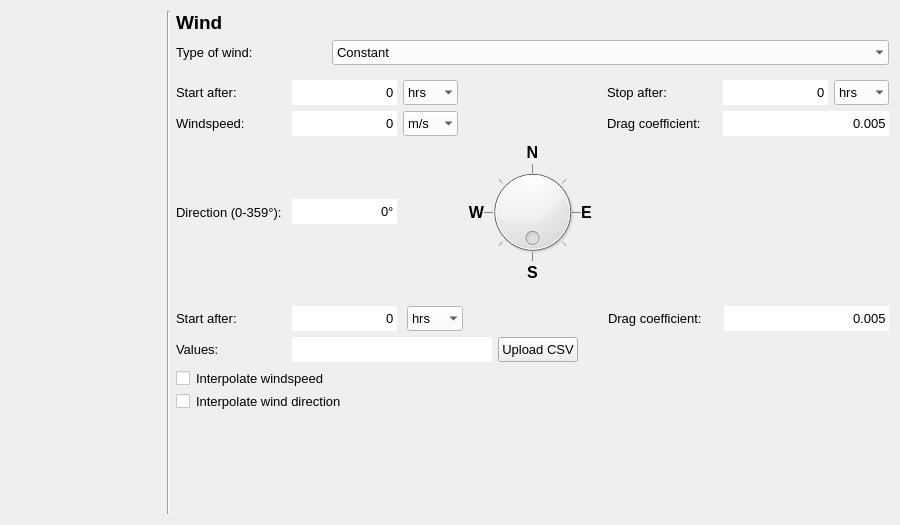
<?xml version="1.0" encoding="UTF-8"?>
<ui version="4.0">
 <class>Form</class>
 <widget class="QWidget" name="Form">
  <property name="windowModality">
   <enum>Qt::NonModal</enum>
  </property>
  <property name="geometry">
   <rect>
    <x>0</x>
    <y>0</y>
    <width>900</width>
    <height>525</height>
   </rect>
  </property>
  <property name="sizePolicy">
   <sizepolicy hsizetype="Preferred" vsizetype="Minimum">
    <horstretch>0</horstretch>
    <verstretch>0</verstretch>
   </sizepolicy>
  </property>
  <property name="minimumSize">
   <size>
    <width>720</width>
    <height>0</height>
   </size>
  </property>
  <property name="maximumSize">
   <size>
    <width>16777215</width>
    <height>16777215</height>
   </size>
  </property>
  <property name="font">
   <font>
    <family>Segoe UI</family>
   </font>
  </property>
  <property name="windowTitle">
   <string>Form</string>
  </property>
  <property name="autoFillBackground">
   <bool>true</bool>
  </property>
  <layout class="QGridLayout" name="gridLayout">
   <item row="3" column="2" colspan="2">
    <widget class="QWidget" name="widget_wind_custom" native="true">
     <property name="sizePolicy">
      <sizepolicy hsizetype="Expanding" vsizetype="Expanding">
       <horstretch>0</horstretch>
       <verstretch>0</verstretch>
      </sizepolicy>
     </property>
     <property name="minimumSize">
      <size>
       <width>700</width>
       <height>0</height>
      </size>
     </property>
     <property name="maximumSize">
      <size>
       <width>16777215</width>
       <height>16777215</height>
      </size>
     </property>
     <property name="font">
      <font>
       <family>Segoe UI</family>
       <pointsize>10</pointsize>
      </font>
     </property>
     <layout class="QGridLayout" name="gridLayout_3">
      <property name="leftMargin">
       <number>0</number>
      </property>
      <property name="rightMargin">
       <number>0</number>
      </property>
      <item row="0" column="0">
       <widget class="QLabel" name="label_6">
        <property name="minimumSize">
         <size>
          <width>110</width>
          <height>20</height>
         </size>
        </property>
        <property name="maximumSize">
         <size>
          <width>16777215</width>
          <height>16777215</height>
         </size>
        </property>
        <property name="font">
         <font>
          <family>Segoe UI</family>
          <pointsize>10</pointsize>
         </font>
        </property>
        <property name="text">
         <string>Start after:</string>
        </property>
       </widget>
      </item>
      <item row="2" column="0">
       <widget class="QLabel" name="label_7">
        <property name="minimumSize">
         <size>
          <width>110</width>
          <height>20</height>
         </size>
        </property>
        <property name="maximumSize">
         <size>
          <width>16777215</width>
          <height>16777215</height>
         </size>
        </property>
        <property name="font">
         <font>
          <family>Segoe UI</family>
          <pointsize>10</pointsize>
         </font>
        </property>
        <property name="text">
         <string>Values:</string>
        </property>
       </widget>
      </item>
      <item row="0" column="10">
       <widget class="QDoubleSpinBox" name="sp_dc_custom">
        <property name="minimumSize">
         <size>
          <width>165</width>
          <height>25</height>
         </size>
        </property>
        <property name="font">
         <font>
          <family>Segoe UI</family>
          <pointsize>10</pointsize>
         </font>
        </property>
        <property name="styleSheet">
         <string notr="true">QDoubleSpinBox {background-color: white;}</string>
        </property>
        <property name="frame">
         <bool>false</bool>
        </property>
        <property name="alignment">
         <set>Qt::AlignRight|Qt::AlignTrailing|Qt::AlignVCenter</set>
        </property>
        <property name="buttonSymbols">
         <enum>QAbstractSpinBox::NoButtons</enum>
        </property>
        <property name="decimals">
         <number>3</number>
        </property>
        <property name="maximum">
         <double>100.000000000000000</double>
        </property>
        <property name="value">
         <double>0.005000000000000</double>
        </property>
       </widget>
      </item>
      <item row="2" column="1" colspan="5">
       <layout class="QHBoxLayout" name="horizontalLayout_3">
        <property name="bottomMargin">
         <number>0</number>
        </property>
        <item>
         <widget class="QLineEdit" name="le_upload_wind">
          <property name="sizePolicy">
           <sizepolicy hsizetype="Expanding" vsizetype="Fixed">
            <horstretch>0</horstretch>
            <verstretch>0</verstretch>
           </sizepolicy>
          </property>
          <property name="minimumSize">
           <size>
            <width>200</width>
            <height>25</height>
           </size>
          </property>
          <property name="maximumSize">
           <size>
            <width>16777215</width>
            <height>16777215</height>
           </size>
          </property>
          <property name="font">
           <font>
            <family>Segoe UI</family>
            <pointsize>10</pointsize>
           </font>
          </property>
          <property name="styleSheet">
           <string notr="true">QLineEdit {background-color: white;}</string>
          </property>
          <property name="frame">
           <bool>false</bool>
          </property>
          <property name="readOnly">
           <bool>true</bool>
          </property>
         </widget>
        </item>
        <item>
         <widget class="QPushButton" name="pb_upload_wind">
          <property name="sizePolicy">
           <sizepolicy hsizetype="Minimum" vsizetype="Fixed">
            <horstretch>0</horstretch>
            <verstretch>0</verstretch>
           </sizepolicy>
          </property>
          <property name="minimumSize">
           <size>
            <width>80</width>
            <height>25</height>
           </size>
          </property>
          <property name="maximumSize">
           <size>
            <width>16777215</width>
            <height>16777215</height>
           </size>
          </property>
          <property name="font">
           <font>
            <family>Segoe UI</family>
            <pointsize>10</pointsize>
           </font>
          </property>
          <property name="text">
           <string>Upload CSV</string>
          </property>
         </widget>
        </item>
       </layout>
      </item>
      <item row="3" column="0" colspan="11">
       <layout class="QGridLayout" name="gridLayout_6">
        <property name="bottomMargin">
         <number>0</number>
        </property>
        <item row="0" column="0">
         <widget class="QCheckBox" name="cb_interpolate_speed">
          <property name="sizePolicy">
           <sizepolicy hsizetype="Minimum" vsizetype="Minimum">
            <horstretch>0</horstretch>
            <verstretch>0</verstretch>
           </sizepolicy>
          </property>
          <property name="minimumSize">
           <size>
            <width>14</width>
            <height>14</height>
           </size>
          </property>
          <property name="maximumSize">
           <size>
            <width>14</width>
            <height>14</height>
           </size>
          </property>
          <property name="font">
           <font>
            <family>Segoe UI</family>
            <pointsize>10</pointsize>
           </font>
          </property>
          <property name="styleSheet">
           <string notr="true">QCheckBox{background-color: white;}</string>
          </property>
          <property name="text">
           <string/>
          </property>
         </widget>
        </item>
        <item row="0" column="1">
         <widget class="QLabel" name="label_interpolate_speed">
          <property name="sizePolicy">
           <sizepolicy hsizetype="Expanding" vsizetype="Preferred">
            <horstretch>0</horstretch>
            <verstretch>0</verstretch>
           </sizepolicy>
          </property>
          <property name="minimumSize">
           <size>
            <width>110</width>
            <height>20</height>
           </size>
          </property>
          <property name="maximumSize">
           <size>
            <width>16777215</width>
            <height>16777215</height>
           </size>
          </property>
          <property name="font">
           <font>
            <family>Segoe UI</family>
            <pointsize>10</pointsize>
           </font>
          </property>
          <property name="text">
           <string>Interpolate windspeed</string>
          </property>
         </widget>
        </item>
        <item row="1" column="0">
         <widget class="QCheckBox" name="cb_interpolate_direction">
          <property name="minimumSize">
           <size>
            <width>14</width>
            <height>14</height>
           </size>
          </property>
          <property name="maximumSize">
           <size>
            <width>14</width>
            <height>14</height>
           </size>
          </property>
          <property name="font">
           <font>
            <family>Segoe UI</family>
            <pointsize>10</pointsize>
           </font>
          </property>
          <property name="styleSheet">
           <string notr="true">QCheckBox{background-color: white;}</string>
          </property>
          <property name="text">
           <string/>
          </property>
         </widget>
        </item>
        <item row="1" column="1">
         <widget class="QLabel" name="label_interpolate_direction">
          <property name="font">
           <font>
            <family>Segoe UI</family>
            <pointsize>10</pointsize>
           </font>
          </property>
          <property name="text">
           <string>Interpolate wind direction</string>
          </property>
         </widget>
        </item>
       </layout>
      </item>
      <item row="0" column="7" colspan="3">
       <widget class="QLabel" name="label_14">
        <property name="minimumSize">
         <size>
          <width>110</width>
          <height>20</height>
         </size>
        </property>
        <property name="font">
         <font>
          <family>Segoe UI</family>
          <pointsize>10</pointsize>
         </font>
        </property>
        <property name="text">
         <string>Drag coefficient:</string>
        </property>
       </widget>
      </item>
      <item row="0" column="1" colspan="5">
       <layout class="QHBoxLayout" name="horizontalLayout_2">
        <property name="spacing">
         <number>10</number>
        </property>
        <property name="leftMargin">
         <number>0</number>
        </property>
        <property name="rightMargin">
         <number>0</number>
        </property>
        <item>
         <widget class="QSpinBox" name="sp_start_wind_custom">
          <property name="sizePolicy">
           <sizepolicy hsizetype="Minimum" vsizetype="Preferred">
            <horstretch>0</horstretch>
            <verstretch>0</verstretch>
           </sizepolicy>
          </property>
          <property name="minimumSize">
           <size>
            <width>105</width>
            <height>25</height>
           </size>
          </property>
          <property name="maximumSize">
           <size>
            <width>105</width>
            <height>25</height>
           </size>
          </property>
          <property name="font">
           <font>
            <family>Segoe UI</family>
            <pointsize>10</pointsize>
           </font>
          </property>
          <property name="styleSheet">
           <string notr="true">QSpinBox {background-color: white;}</string>
          </property>
          <property name="frame">
           <bool>false</bool>
          </property>
          <property name="alignment">
           <set>Qt::AlignRight|Qt::AlignTrailing|Qt::AlignVCenter</set>
          </property>
          <property name="buttonSymbols">
           <enum>QAbstractSpinBox::NoButtons</enum>
          </property>
          <property name="maximum">
           <number>999999999</number>
          </property>
         </widget>
        </item>
        <item>
         <widget class="QComboBox" name="start_wind_custom_u">
          <property name="sizePolicy">
           <sizepolicy hsizetype="Minimum" vsizetype="Preferred">
            <horstretch>0</horstretch>
            <verstretch>0</verstretch>
           </sizepolicy>
          </property>
          <property name="minimumSize">
           <size>
            <width>55</width>
            <height>25</height>
           </size>
          </property>
          <property name="maximumSize">
           <size>
            <width>16777215</width>
            <height>16777215</height>
           </size>
          </property>
          <property name="font">
           <font>
            <family>Segoe UI</family>
            <pointsize>10</pointsize>
           </font>
          </property>
          <property name="styleSheet">
           <string notr="true">QComboBox {background-color:white; selection-background-color: lightgray;}</string>
          </property>
          <property name="frame">
           <bool>false</bool>
          </property>
          <item>
           <property name="text">
            <string>hrs</string>
           </property>
          </item>
          <item>
           <property name="text">
            <string>mins</string>
           </property>
          </item>
          <item>
           <property name="text">
            <string>s</string>
           </property>
          </item>
         </widget>
        </item>
        <item>
         <spacer name="horizontalSpacer_3">
          <property name="orientation">
           <enum>Qt::Horizontal</enum>
          </property>
          <property name="sizeHint" stdset="0">
           <size>
            <width>40</width>
            <height>20</height>
           </size>
          </property>
         </spacer>
        </item>
       </layout>
      </item>
     </layout>
    </widget>
   </item>
   <item row="5" column="2" colspan="2">
    <spacer name="horizontalSpacer">
     <property name="orientation">
      <enum>Qt::Horizontal</enum>
     </property>
     <property name="sizeHint" stdset="0">
      <size>
       <width>40</width>
       <height>20</height>
      </size>
     </property>
    </spacer>
   </item>
   <item row="1" column="2" colspan="2">
    <layout class="QHBoxLayout" name="horizontalLayout">
     <property name="bottomMargin">
      <number>0</number>
     </property>
     <item>
      <widget class="QLabel" name="label_2">
       <property name="minimumSize">
        <size>
         <width>150</width>
         <height>20</height>
        </size>
       </property>
       <property name="maximumSize">
        <size>
         <width>16777215</width>
         <height>16777215</height>
        </size>
       </property>
       <property name="font">
        <font>
         <family>Segoe UI</family>
         <pointsize>10</pointsize>
        </font>
       </property>
       <property name="text">
        <string>Type of wind:</string>
       </property>
      </widget>
     </item>
     <item>
      <widget class="QComboBox" name="cbo_wind_type">
       <property name="sizePolicy">
        <sizepolicy hsizetype="Expanding" vsizetype="Preferred">
         <horstretch>0</horstretch>
         <verstretch>0</verstretch>
        </sizepolicy>
       </property>
       <property name="minimumSize">
        <size>
         <width>0</width>
         <height>25</height>
        </size>
       </property>
       <property name="maximumSize">
        <size>
         <width>16777215</width>
         <height>25</height>
        </size>
       </property>
       <property name="font">
        <font>
         <family>Segoe UI</family>
         <pointsize>10</pointsize>
        </font>
       </property>
       <property name="autoFillBackground">
        <bool>false</bool>
       </property>
       <property name="styleSheet">
        <string notr="true">QComboBox {background-color:white; selection-background-color: lightgray;}</string>
       </property>
       <property name="editable">
        <bool>false</bool>
       </property>
       <property name="currentText">
        <string>Constant</string>
       </property>
       <property name="frame">
        <bool>false</bool>
       </property>
       <item>
        <property name="text">
         <string>Constant</string>
        </property>
       </item>
       <item>
        <property name="text">
         <string>Custom</string>
        </property>
       </item>
      </widget>
     </item>
    </layout>
   </item>
   <item row="2" column="2" colspan="2">
    <widget class="QWidget" name="widget_wind_constant" native="true">
     <property name="sizePolicy">
      <sizepolicy hsizetype="Expanding" vsizetype="Expanding">
       <horstretch>0</horstretch>
       <verstretch>0</verstretch>
      </sizepolicy>
     </property>
     <property name="minimumSize">
      <size>
       <width>700</width>
       <height>0</height>
      </size>
     </property>
     <property name="maximumSize">
      <size>
       <width>16777215</width>
       <height>16777215</height>
      </size>
     </property>
     <property name="font">
      <font>
       <family>Segoe UI</family>
       <pointsize>8</pointsize>
      </font>
     </property>
     <layout class="QGridLayout" name="gridLayout_2">
      <property name="leftMargin">
       <number>0</number>
      </property>
      <property name="rightMargin">
       <number>0</number>
      </property>
      <item row="1" column="0">
       <widget class="QLabel" name="label">
        <property name="minimumSize">
         <size>
          <width>110</width>
          <height>20</height>
         </size>
        </property>
        <property name="maximumSize">
         <size>
          <width>16777215</width>
          <height>16777215</height>
         </size>
        </property>
        <property name="font">
         <font>
          <family>Segoe UI</family>
          <pointsize>10</pointsize>
         </font>
        </property>
        <property name="text">
         <string>Start after:</string>
        </property>
       </widget>
      </item>
      <item row="1" column="7">
       <widget class="QComboBox" name="stop_wind_constant_u">
        <property name="sizePolicy">
         <sizepolicy hsizetype="Minimum" vsizetype="Preferred">
          <horstretch>0</horstretch>
          <verstretch>0</verstretch>
         </sizepolicy>
        </property>
        <property name="minimumSize">
         <size>
          <width>55</width>
          <height>25</height>
         </size>
        </property>
        <property name="maximumSize">
         <size>
          <width>16777215</width>
          <height>16777215</height>
         </size>
        </property>
        <property name="font">
         <font>
          <family>Segoe UI</family>
          <pointsize>10</pointsize>
         </font>
        </property>
        <property name="styleSheet">
         <string notr="true">QComboBox {background-color:white; selection-background-color: lightgray;}</string>
        </property>
        <property name="frame">
         <bool>false</bool>
        </property>
        <item>
         <property name="text">
          <string>hrs</string>
         </property>
        </item>
        <item>
         <property name="text">
          <string>mins</string>
         </property>
        </item>
        <item>
         <property name="text">
          <string>s</string>
         </property>
        </item>
       </widget>
      </item>
      <item row="2" column="0">
       <widget class="QLabel" name="label_3">
        <property name="minimumSize">
         <size>
          <width>110</width>
          <height>20</height>
         </size>
        </property>
        <property name="maximumSize">
         <size>
          <width>16777215</width>
          <height>16777215</height>
         </size>
        </property>
        <property name="font">
         <font>
          <family>Segoe UI</family>
          <pointsize>10</pointsize>
         </font>
        </property>
        <property name="text">
         <string>Windspeed:</string>
        </property>
       </widget>
      </item>
      <item row="2" column="1">
       <widget class="QSpinBox" name="sp_windspeed">
        <property name="sizePolicy">
         <sizepolicy hsizetype="Minimum" vsizetype="Preferred">
          <horstretch>0</horstretch>
          <verstretch>0</verstretch>
         </sizepolicy>
        </property>
        <property name="minimumSize">
         <size>
          <width>105</width>
          <height>25</height>
         </size>
        </property>
        <property name="maximumSize">
         <size>
          <width>105</width>
          <height>16777215</height>
         </size>
        </property>
        <property name="font">
         <font>
          <family>Segoe UI</family>
          <pointsize>10</pointsize>
         </font>
        </property>
        <property name="styleSheet">
         <string notr="true">QSpinBox {background-color: white;}</string>
        </property>
        <property name="frame">
         <bool>false</bool>
        </property>
        <property name="alignment">
         <set>Qt::AlignRight|Qt::AlignTrailing|Qt::AlignVCenter</set>
        </property>
        <property name="buttonSymbols">
         <enum>QAbstractSpinBox::NoButtons</enum>
        </property>
        <property name="suffix">
         <string/>
        </property>
        <property name="maximum">
         <number>999999999</number>
        </property>
        <property name="singleStep">
         <number>10</number>
        </property>
       </widget>
      </item>
      <item row="1" column="5">
       <widget class="QLabel" name="label_4">
        <property name="minimumSize">
         <size>
          <width>110</width>
          <height>20</height>
         </size>
        </property>
        <property name="maximumSize">
         <size>
          <width>16777215</width>
          <height>16777215</height>
         </size>
        </property>
        <property name="font">
         <font>
          <family>Segoe UI</family>
          <pointsize>10</pointsize>
         </font>
        </property>
        <property name="text">
         <string>Stop after:</string>
        </property>
       </widget>
      </item>
      <item row="1" column="1">
       <widget class="QSpinBox" name="sp_start_wind_constant">
        <property name="sizePolicy">
         <sizepolicy hsizetype="Minimum" vsizetype="Preferred">
          <horstretch>0</horstretch>
          <verstretch>0</verstretch>
         </sizepolicy>
        </property>
        <property name="minimumSize">
         <size>
          <width>105</width>
          <height>25</height>
         </size>
        </property>
        <property name="maximumSize">
         <size>
          <width>105</width>
          <height>25</height>
         </size>
        </property>
        <property name="font">
         <font>
          <family>Segoe UI</family>
          <pointsize>10</pointsize>
         </font>
        </property>
        <property name="styleSheet">
         <string notr="true">QSpinBox {background-color: white;}</string>
        </property>
        <property name="frame">
         <bool>false</bool>
        </property>
        <property name="alignment">
         <set>Qt::AlignRight|Qt::AlignTrailing|Qt::AlignVCenter</set>
        </property>
        <property name="buttonSymbols">
         <enum>QAbstractSpinBox::NoButtons</enum>
        </property>
        <property name="maximum">
         <number>999999999</number>
        </property>
       </widget>
      </item>
      <item row="1" column="6">
       <widget class="QSpinBox" name="sp_stop_wind_constant">
        <property name="sizePolicy">
         <sizepolicy hsizetype="Minimum" vsizetype="Preferred">
          <horstretch>0</horstretch>
          <verstretch>0</verstretch>
         </sizepolicy>
        </property>
        <property name="minimumSize">
         <size>
          <width>105</width>
          <height>25</height>
         </size>
        </property>
        <property name="maximumSize">
         <size>
          <width>16777215</width>
          <height>16777215</height>
         </size>
        </property>
        <property name="font">
         <font>
          <family>Segoe UI</family>
          <pointsize>10</pointsize>
         </font>
        </property>
        <property name="styleSheet">
         <string notr="true">QSpinBox {background-color: white;}</string>
        </property>
        <property name="frame">
         <bool>false</bool>
        </property>
        <property name="alignment">
         <set>Qt::AlignRight|Qt::AlignTrailing|Qt::AlignVCenter</set>
        </property>
        <property name="buttonSymbols">
         <enum>QAbstractSpinBox::NoButtons</enum>
        </property>
        <property name="maximum">
         <number>999999999</number>
        </property>
       </widget>
      </item>
      <item row="6" column="1">
       <widget class="QSpinBox" name="sp_direction">
        <property name="minimumSize">
         <size>
          <width>105</width>
          <height>25</height>
         </size>
        </property>
        <property name="font">
         <font>
          <family>Segoe UI</family>
          <pointsize>10</pointsize>
         </font>
        </property>
        <property name="styleSheet">
         <string notr="true">QSpinBox {background-color: white;}</string>
        </property>
        <property name="frame">
         <bool>false</bool>
        </property>
        <property name="alignment">
         <set>Qt::AlignRight|Qt::AlignTrailing|Qt::AlignVCenter</set>
        </property>
        <property name="buttonSymbols">
         <enum>QAbstractSpinBox::NoButtons</enum>
        </property>
        <property name="suffix">
         <string>°</string>
        </property>
        <property name="maximum">
         <number>359</number>
        </property>
       </widget>
      </item>
      <item row="1" column="3">
       <spacer name="horizontalSpacer_2">
        <property name="orientation">
         <enum>Qt::Horizontal</enum>
        </property>
        <property name="sizeHint" stdset="0">
         <size>
          <width>40</width>
          <height>20</height>
         </size>
        </property>
       </spacer>
      </item>
      <item row="6" column="3">
       <layout class="QGridLayout" name="gridLayout_4">
        <property name="leftMargin">
         <number>0</number>
        </property>
        <property name="spacing">
         <number>0</number>
        </property>
        <item row="0" column="1">
         <widget class="QLabel" name="label_10">
          <property name="minimumSize">
           <size>
            <width>20</width>
            <height>20</height>
           </size>
          </property>
          <property name="font">
           <font>
            <family>Segoe UI</family>
            <pointsize>12</pointsize>
            <weight>75</weight>
            <bold>true</bold>
           </font>
          </property>
          <property name="text">
           <string>N</string>
          </property>
          <property name="alignment">
           <set>Qt::AlignCenter</set>
          </property>
         </widget>
        </item>
        <item row="1" column="2">
         <widget class="QLabel" name="label_9">
          <property name="minimumSize">
           <size>
            <width>20</width>
            <height>20</height>
           </size>
          </property>
          <property name="font">
           <font>
            <family>Segoe UI</family>
            <pointsize>12</pointsize>
            <weight>75</weight>
            <bold>true</bold>
           </font>
          </property>
          <property name="text">
           <string>E</string>
          </property>
          <property name="alignment">
           <set>Qt::AlignLeading|Qt::AlignLeft|Qt::AlignVCenter</set>
          </property>
         </widget>
        </item>
        <item row="1" column="0">
         <widget class="QLabel" name="label_11">
          <property name="minimumSize">
           <size>
            <width>20</width>
            <height>20</height>
           </size>
          </property>
          <property name="font">
           <font>
            <family>Segoe UI</family>
            <pointsize>12</pointsize>
            <weight>75</weight>
            <bold>true</bold>
           </font>
          </property>
          <property name="text">
           <string>W</string>
          </property>
          <property name="alignment">
           <set>Qt::AlignRight|Qt::AlignTrailing|Qt::AlignVCenter</set>
          </property>
         </widget>
        </item>
        <item row="1" column="1">
         <widget class="QDial" name="wind_dial">
          <property name="minimumSize">
           <size>
            <width>80</width>
            <height>80</height>
           </size>
          </property>
          <property name="font">
           <font>
            <family>Segoe UI</family>
            <pointsize>8</pointsize>
           </font>
          </property>
          <property name="minimum">
           <number>0</number>
          </property>
          <property name="maximum">
           <number>359</number>
          </property>
          <property name="value">
           <number>0</number>
          </property>
          <property name="sliderPosition">
           <number>0</number>
          </property>
          <property name="orientation">
           <enum>Qt::Horizontal</enum>
          </property>
          <property name="invertedAppearance">
           <bool>false</bool>
          </property>
          <property name="invertedControls">
           <bool>false</bool>
          </property>
          <property name="wrapping">
           <bool>true</bool>
          </property>
          <property name="notchTarget">
           <double>45.000000000000000</double>
          </property>
          <property name="notchesVisible">
           <bool>true</bool>
          </property>
         </widget>
        </item>
        <item row="2" column="1">
         <widget class="QLabel" name="label_13">
          <property name="minimumSize">
           <size>
            <width>20</width>
            <height>20</height>
           </size>
          </property>
          <property name="font">
           <font>
            <family>Segoe UI</family>
            <pointsize>12</pointsize>
            <weight>75</weight>
            <bold>true</bold>
           </font>
          </property>
          <property name="text">
           <string>S</string>
          </property>
          <property name="alignment">
           <set>Qt::AlignCenter</set>
          </property>
         </widget>
        </item>
       </layout>
      </item>
      <item row="6" column="0">
       <widget class="QLabel" name="label_8">
        <property name="font">
         <font>
          <family>Segoe UI</family>
          <pointsize>10</pointsize>
         </font>
        </property>
        <property name="text">
         <string>Direction (0-359°):</string>
        </property>
       </widget>
      </item>
      <item row="2" column="5">
       <widget class="QLabel" name="label_5">
        <property name="minimumSize">
         <size>
          <width>110</width>
          <height>20</height>
         </size>
        </property>
        <property name="font">
         <font>
          <family>Segoe UI</family>
          <pointsize>10</pointsize>
         </font>
        </property>
        <property name="text">
         <string>Drag coefficient:</string>
        </property>
       </widget>
      </item>
      <item row="2" column="6" colspan="2">
       <widget class="QDoubleSpinBox" name="sp_dc_constant">
        <property name="minimumSize">
         <size>
          <width>165</width>
          <height>25</height>
         </size>
        </property>
        <property name="font">
         <font>
          <family>Segoe UI</family>
          <pointsize>10</pointsize>
         </font>
        </property>
        <property name="styleSheet">
         <string notr="true">QDoubleSpinBox {background-color: white;}</string>
        </property>
        <property name="frame">
         <bool>false</bool>
        </property>
        <property name="alignment">
         <set>Qt::AlignRight|Qt::AlignTrailing|Qt::AlignVCenter</set>
        </property>
        <property name="buttonSymbols">
         <enum>QAbstractSpinBox::NoButtons</enum>
        </property>
        <property name="decimals">
         <number>3</number>
        </property>
        <property name="maximum">
         <double>100.000000000000000</double>
        </property>
        <property name="value">
         <double>0.005000000000000</double>
        </property>
       </widget>
      </item>
      <item row="1" column="2">
       <widget class="QComboBox" name="start_wind_constant_u">
        <property name="sizePolicy">
         <sizepolicy hsizetype="Minimum" vsizetype="Preferred">
          <horstretch>0</horstretch>
          <verstretch>0</verstretch>
         </sizepolicy>
        </property>
        <property name="minimumSize">
         <size>
          <width>55</width>
          <height>25</height>
         </size>
        </property>
        <property name="maximumSize">
         <size>
          <width>16777215</width>
          <height>16777215</height>
         </size>
        </property>
        <property name="font">
         <font>
          <family>Segoe UI</family>
          <pointsize>10</pointsize>
         </font>
        </property>
        <property name="styleSheet">
         <string notr="true">QComboBox {background-color:white; selection-background-color: lightgray;}</string>
        </property>
        <property name="frame">
         <bool>false</bool>
        </property>
        <item>
         <property name="text">
          <string>hrs</string>
         </property>
        </item>
        <item>
         <property name="text">
          <string>mins</string>
         </property>
        </item>
        <item>
         <property name="text">
          <string>s</string>
         </property>
        </item>
       </widget>
      </item>
      <item row="2" column="2">
       <widget class="QComboBox" name="cbo_windspeed_u">
        <property name="sizePolicy">
         <sizepolicy hsizetype="Minimum" vsizetype="Preferred">
          <horstretch>0</horstretch>
          <verstretch>0</verstretch>
         </sizepolicy>
        </property>
        <property name="minimumSize">
         <size>
          <width>55</width>
          <height>25</height>
         </size>
        </property>
        <property name="maximumSize">
         <size>
          <width>16777215</width>
          <height>16777215</height>
         </size>
        </property>
        <property name="font">
         <font>
          <family>Segoe UI</family>
          <pointsize>10</pointsize>
         </font>
        </property>
        <property name="styleSheet">
         <string notr="true">QComboBox {background-color:white; selection-background-color: lightgray;}</string>
        </property>
        <property name="frame">
         <bool>false</bool>
        </property>
        <item>
         <property name="text">
          <string>m/s</string>
         </property>
        </item>
        <item>
         <property name="text">
          <string>km/h</string>
         </property>
        </item>
       </widget>
      </item>
     </layout>
    </widget>
   </item>
   <item row="4" column="2">
    <spacer name="verticalSpacer_2">
     <property name="orientation">
      <enum>Qt::Vertical</enum>
     </property>
     <property name="sizeHint" stdset="0">
      <size>
       <width>20</width>
       <height>10</height>
      </size>
     </property>
    </spacer>
   </item>
   <item row="0" column="2">
    <widget class="QLabel" name="label_12">
     <property name="font">
      <font>
       <family>Segoe UI</family>
       <pointsize>14</pointsize>
       <weight>75</weight>
       <bold>true</bold>
       <underline>false</underline>
      </font>
     </property>
     <property name="text">
      <string>Wind</string>
     </property>
    </widget>
   </item>
   <item row="0" column="0" rowspan="6">
    <widget class="QWidget" name="wizard_steps_widget" native="true">
     <property name="sizePolicy">
      <sizepolicy hsizetype="Preferred" vsizetype="Expanding">
       <horstretch>0</horstretch>
       <verstretch>0</verstretch>
      </sizepolicy>
     </property>
     <property name="minimumSize">
      <size>
       <width>150</width>
       <height>0</height>
      </size>
     </property>
     <property name="maximumSize">
      <size>
       <width>150</width>
       <height>16777215</height>
      </size>
     </property>
     <layout class="QVBoxLayout" name="verticalLayout"/>
    </widget>
   </item>
   <item row="0" column="1" rowspan="7">
    <widget class="Line" name="line">
     <property name="sizePolicy">
      <sizepolicy hsizetype="Fixed" vsizetype="Expanding">
       <horstretch>0</horstretch>
       <verstretch>0</verstretch>
      </sizepolicy>
     </property>
     <property name="orientation">
      <enum>Qt::Vertical</enum>
     </property>
    </widget>
   </item>
  </layout>
 </widget>
 <resources/>
 <connections/>
</ui>
